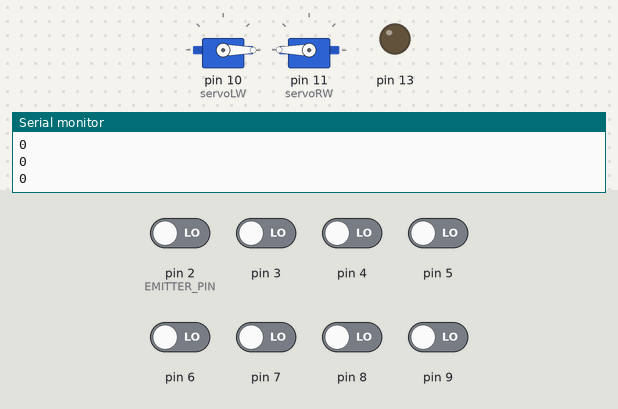
Simulated run of this sketch. Board: Arduino Uno, built with avr-gcc and run on an emulated ATmega328P. Shown: 2 × servo, output pins drawn as LEDs (lit = HIGH), the last lines printed to the serial monitor. The inputs (shaded band) are chosen by the test bench; at power-on: pin 2 (EMITTER_PIN), pin 3–9 LOW.

Above: at 12.7 s.
12.8 s: pin 5 driven HIGH
At 14.0 s:
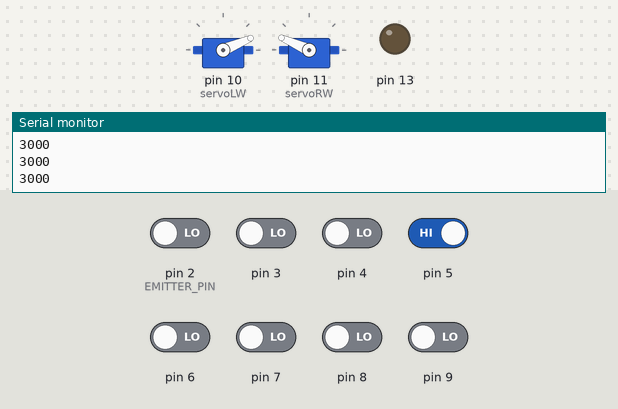
14.3 s: pin 6 driven HIGH
At 15.0 s:
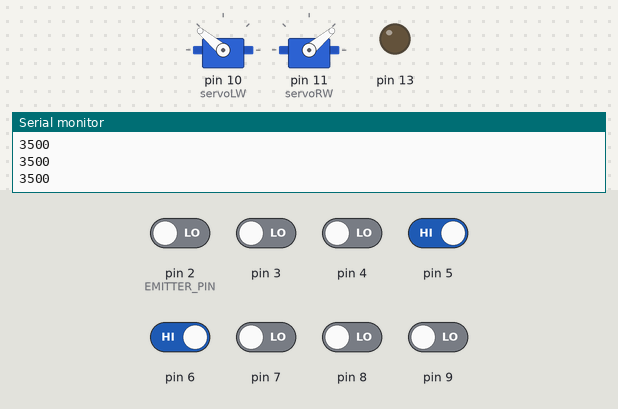
15.8 s: pin 7 driven HIGH
At 17.0 s:
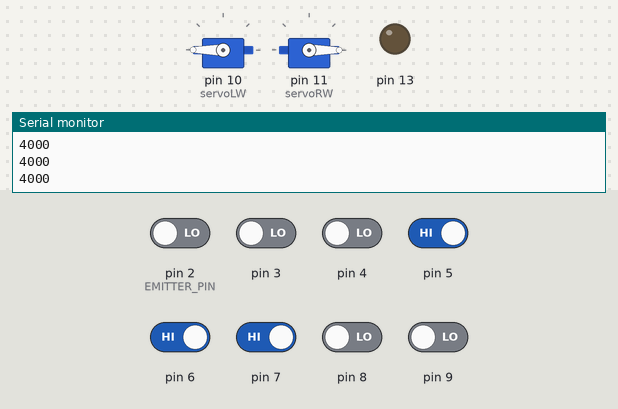
17.3 s: pin 2 (EMITTER_PIN) driven HIGH
At 18.4 s:
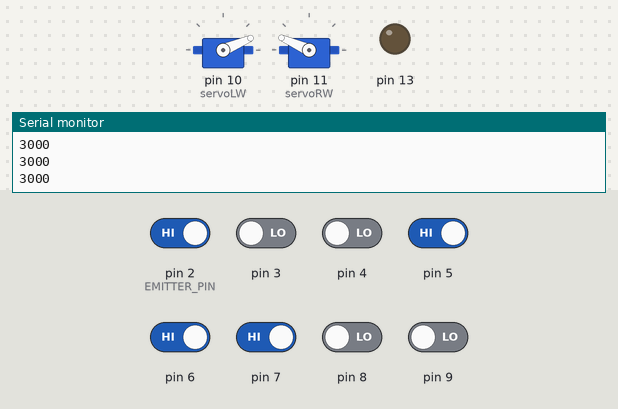
18.8 s: pin 8 driven HIGH
At 19.6 s:
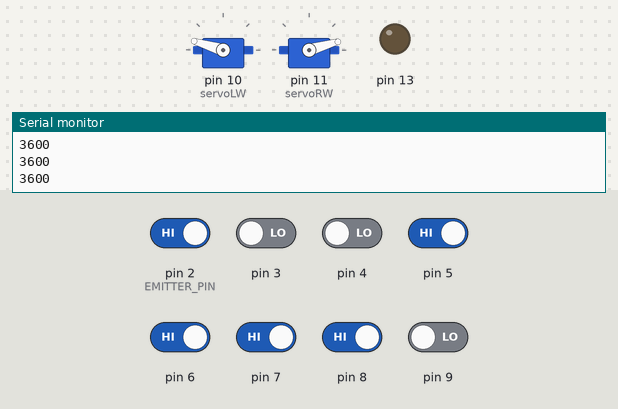
20.3 s: pin 3 driven HIGH
At 20.7 s:
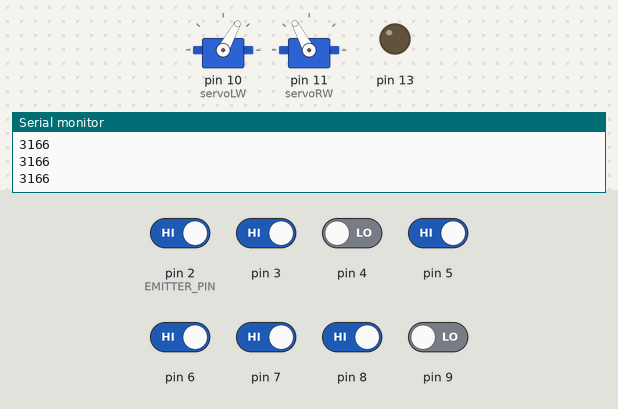
Timing chart, 0 to 22.8 s (numbered marks = the images above; inputs shaded):
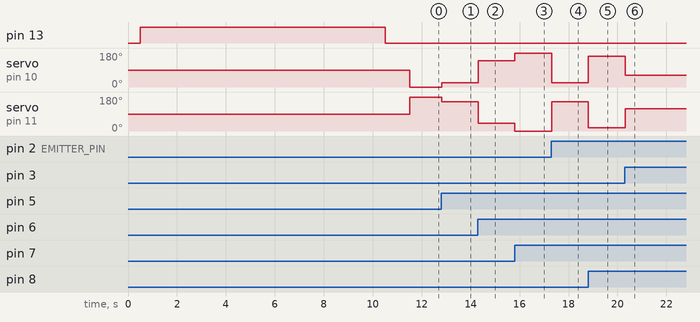

Measured:
- after the input at 12.8 s, servo on pin 10 (servoLW): 0° → 23° at once; servo on pin 11 (servoRW): 180° → 156° at once
- after the input at 14.3 s, servo on pin 10 (servoLW): 23° → 140° at once; servo on pin 11 (servoRW): 156° → 40° at once
- after the input at 15.8 s, servo on pin 10 (servoLW): 140° → 180° at once; servo on pin 11 (servoRW): 40° → 0° at once
- after the input at 17.3 s, servo on pin 10 (servoLW): 180° → 23° at once; servo on pin 11 (servoRW): 0° → 156° at once
- after the input at 18.8 s, servo on pin 10 (servoLW): 23° → 163° at once; servo on pin 11 (servoRW): 156° → 16° at once
- after the input at 20.3 s, servo on pin 10 (servoLW): 163° → 61° at once; servo on pin 11 (servoRW): 16° → 118° at once

The sketch:

lineFollower.ino
```cpp
//https://www.pololu.com/docs/0J19/all

#include <QTRSensors.h>
#include "DualVNH5019MotorShield.h"


//Servo
#include <Servo.h>
Servo servoLW;
Servo servoRW;

#define NUM_SENSORS   8     // number of sensors used
#define TIMEOUT       2500  // waits for 2500 microseconds for sensor outputs to go low
#define EMITTER_PIN   2     // emitter is controlled by digital pin 2


// sensors 0 through 7 are connected to digital pins 3 through 10, respectively
QTRSensorsRC qtrrc((unsigned char[]) {2,3, 4, 5, 6, 7, 8, 9},
 NUM_SENSORS, TIMEOUT, QTR_NO_EMITTER_PIN); //EMITTER_PIN
unsigned int sensorValues[NUM_SENSORS];

//pid
int error = 0;
int last_error = 0;
float pidTerm = 0;
float Kp = 0.15;
float Kd = 0.126;
float Ki = 0;
float err_ac = 0;
float RWBaseSpeed = -50; //revisar signos
float LWBaseSpeed = 50;
float RWSpeed ;
float LWSpeed;
int e2 = 0;
int e3 = 0;
int e4 = 0;
int e5 = 0;
int e6 = 0;
int errorDiff = 0;

void setup()
{
  servoLW.attach(10);
  servoRW.attach(11);
  delay(500);
  pinMode(13, OUTPUT);
  digitalWrite(13, HIGH);    // turn on Arduino's LED to indicate we are in calibration mode
  for (int i = 0; i < 400; i++)  // make the calibration take about 10 seconds
  {
    qtrrc.calibrate();       // reads all sensors 10 times at 2500 us per read (i.e. ~25 ms per call)
  }
  digitalWrite(13, LOW);     // turn off Arduino's LED to indicate we are through with calibration

  // print the calibration minimum values measured when emitters were on
  Serial.begin(9600);
  for (int i = 0; i < NUM_SENSORS; i++)
  {
    Serial.print(qtrrc.calibratedMinimumOn[i]);
    Serial.print(' ');
  }
  Serial.println();

  // print the calibration maximum values measured when emitters were on
  for (int i = 0; i < NUM_SENSORS; i++)
  {
    Serial.print(qtrrc.calibratedMaximumOn[i]);
    Serial.print(' ');
  }
  Serial.println();
  Serial.println();
  delay(1000);
}


void loop()
{
  unsigned int position = qtrrc.readLine(sensorValues);
  error = (position - 3500) ;
  err_ac = err_ac + error; //Integral term
  errorDiff = (0.5*error+0.3*e2+0.2*e3)-(0.5*e4+0.3*e5+0.2*e6)/3; //
  pidTerm = (Kp * error) + (Kd * (errorDiff)) + Ki*err_ac;
  last_error = error;
  RWSpeed = constrain(RWBaseSpeed - pidTerm, -90, 90); //aqui hay que ver que sea + o -
  LWSpeed = constrain(LWBaseSpeed + pidTerm, -90, 90);
  RWSpeed += 90;
  LWSpeed += 90;

  servoLW.write(LWSpeed);
  servoRW.write(RWSpeed);

  e2 = error;
  e3 = e2;
  e4 = e3;
  e5 = e4;
  e6 = e5;
  Serial.print(position);
 /* Serial.print(error); // comment this line out if you are using raw values
 Serial.print("  ");
 Serial.print(errorDiff);
Serial.print("  ");
 Serial.print(pidTerm);
 Serial.print("  ");
 Serial.print(RWSpeed);
 Serial.print("  ");
Serial.print(LWSpeed);*/
Serial.println(" ");

}
```
